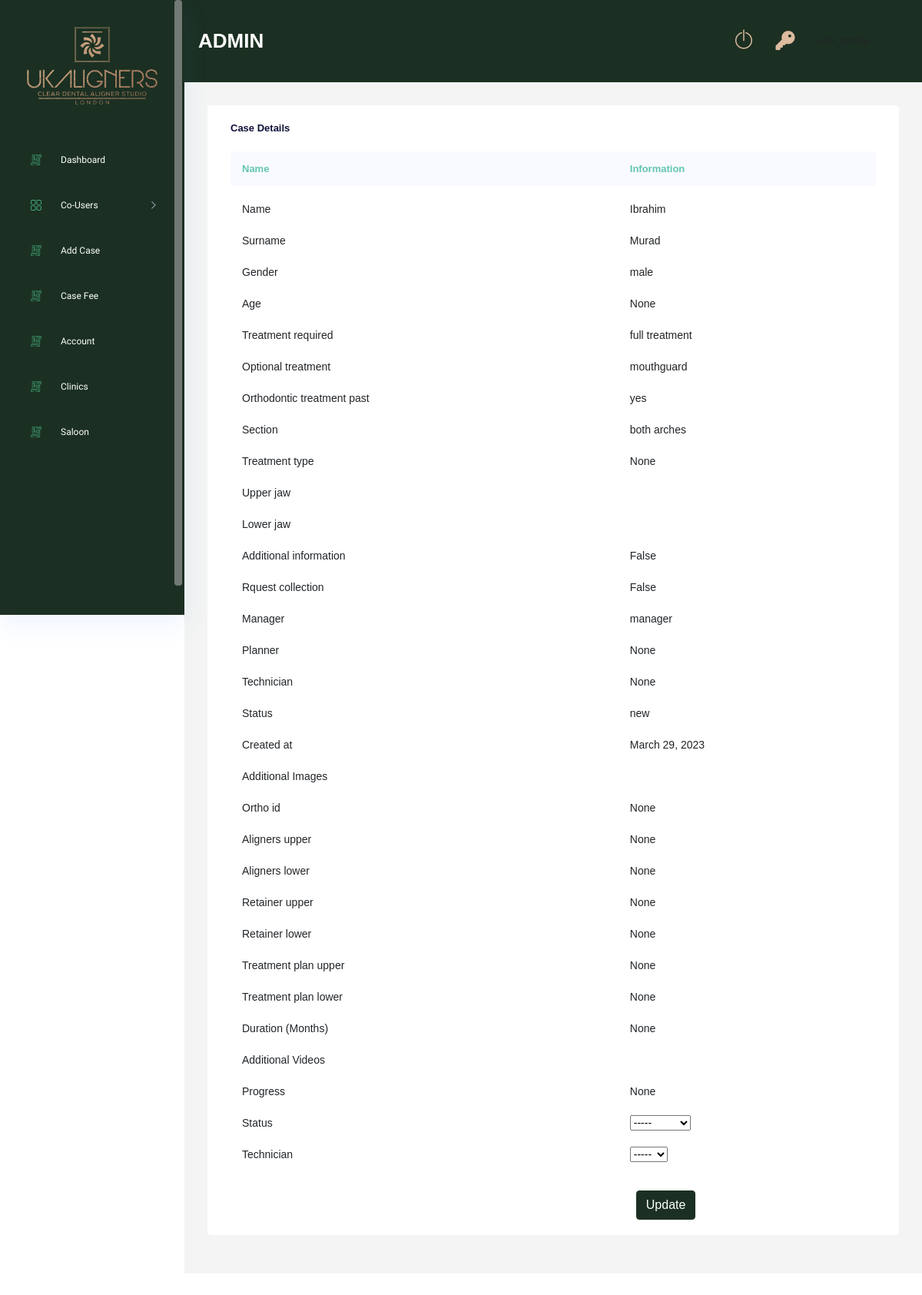
/case-accepted/1/ (signed in), run on an earlier commit of the app's database.
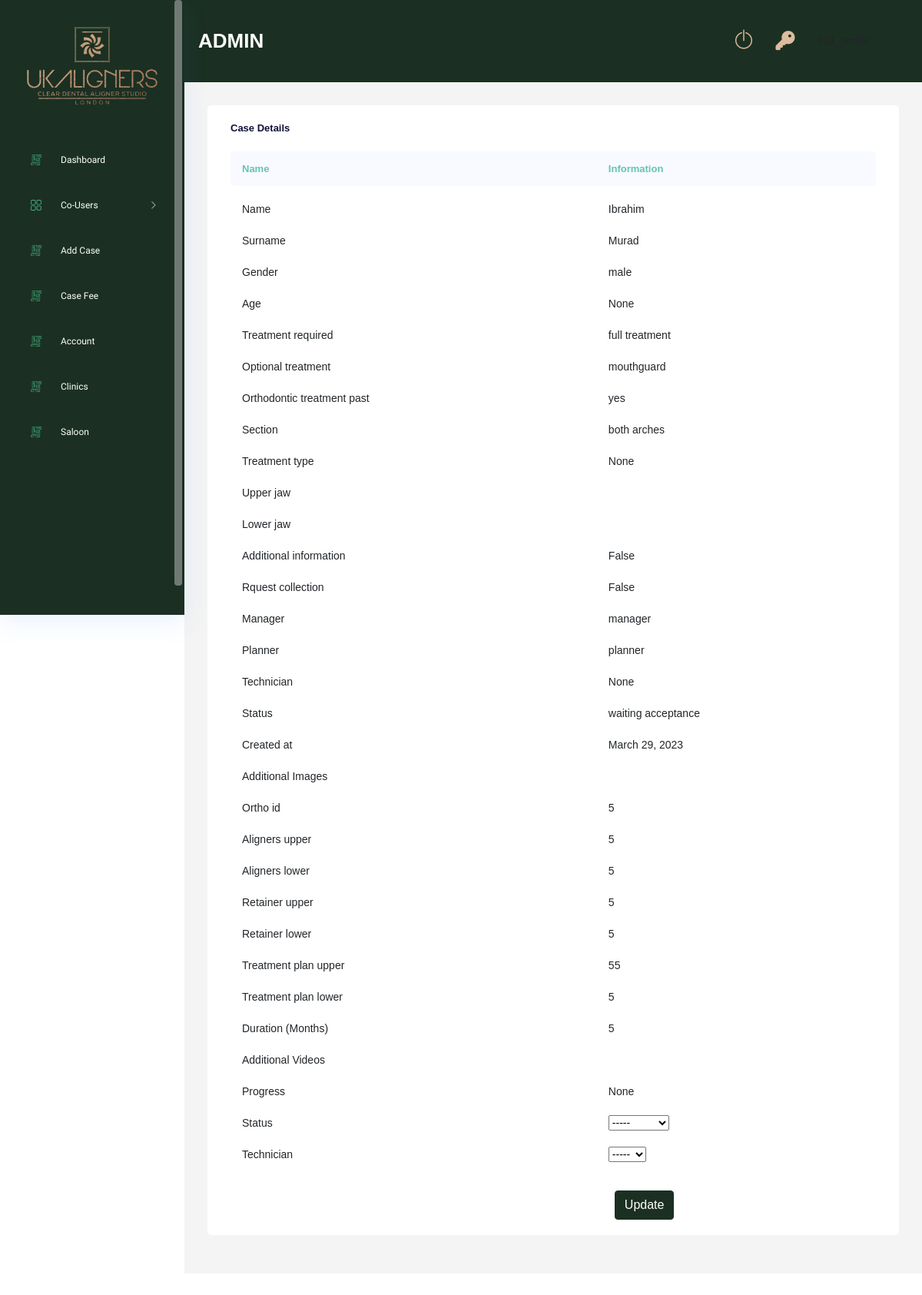
And on a later commit of the database.
### Case/models.py (models this page shows, shortened)
class Case(models.Model):
    GENDER_CHOICES = (
        ("male","male"),
        ("female","female"),
        ("other","other")
        )
    ORTHODONTIC_CHOICES = (
        ("yes","yes"),
        ("no","no")
        )
    TREATMENT_REQUIRED_CHOICES = (
        ("full treatment","full treatment"),
        ("continuation","continuation"),
        ("refinement","refinement"),
        ("retainer","retainer")
    )
    OPTIONAL_TREATMENT = (
        ("replacement","replacement"),
        ("mouthguard","mouthguard"),
        ("smile design","smile design")
    )
    SECTION_CHOICES = (
        ("both arches","both arches"),
        ("upper only","upper only"),
        ("lower only","lower only")
    )
    TREATMENT_CHOICES = (
        ("essential","essential"),
        ("advance","advance"),
        ("comprehensive","comprehensive")
    )
    clinic                          = models.ForeignKey(Clinic, on_delete=models.DO_NOTHING,null=True,blank=True)
    dentist                         = models.ForeignKey(Dentist, on_delete=models.DO_NOTHING, null=True, blank=True)
    saloon_owner                    = models.ForeignKey(Saloon_owner, on_delete=models.DO_NOTHING, null=True, blank=True)
    saloon                          = models.ForeignKey(Saloon, on_delete=models.DO_NOTHING, null=True, blank=True)
    name                            = models.CharField(max_length=250)
    surname                         = models.CharField(max_length=250,null=True, blank=True)
    gender                          = models.CharField(max_length=50,choices=GENDER_CHOICES)
    age                             = models.IntegerField(null=True, blank=True)
    treatment_required              = models.CharField(max_length=100,choices=TREATMENT_REQUIRED_CHOICES)
    optional_treatment              = models.CharField(max_length=100,choices=OPTIONAL_TREATMENT, null=True, blank=True)
    orthodontic_treatment_past      = models.CharField(max_length=10,null=True, blank=True, choices=ORTHODONTIC_CHOICES)
    section                         = models.CharField(max_length=250,null=True, blank=True, choices=SECTION_CHOICES)
    treatment_type                  = models.CharField(max_length=250,null=True, blank=True, choices=TREATMENT_CHOICES)
    upper_jaw                       = models.FileField(upload_to="upper_jaws",null=True, blank=True)
    lower_jaw                       = models.FileField(upload_to="lower_jaws",null=True, blank=True)
    rquest_collection               = models.BooleanField(default=False)
    additional_information          = models.TextField(null=True, blank=True)
    planner                         = models.ForeignKey(Planner,on_delete=models.DO_NOTHING, null=True, blank=True)
    technician                      = models.ForeignKey(Technician,on_delete=models.DO_NOTHING, null=True, blank=True)
    status                          = models.CharField(max_length=250, default="new", null=True, blank=True)
    ortho_id                        = models.CharField(max_length=255, null=True, blank=True)
    aligners_upper                  = models.IntegerField(null=True, blank=True)
    aligners_lower                  = models.IntegerField(null=True, blank=True)
    retainer_upper                  = models.IntegerField(null=True, blank=True)
    retainer_lower                  = models.IntegerField(null=True, blank=True)
    treatment_plan_upper            = models.IntegerField(null=True, blank=True)
    treatment_plan_lower            = models.IntegerField(null=True, blank=True)
    duration                        = models.IntegerField(null=True, blank=True)
    progress                        = models.CharField(max_length=255, null=True, blank=True)
    created_at                      = models.DateField(auto_now_add=True, null=True)
    fee_cleared                     = models.BooleanField(default=False)
    totel_fee                       = models.FloatField(default=0.0,null=True,blank=True)
    manager_paid                    = models.BooleanField(default=False)
    planner_paid                    = models.BooleanField(default=False)
    technician_paid                 = models.BooleanField(default=False)
    refinement                      = models.IntegerField(default=0)
    class Meta:
        verbose_name_plural = "Cases"

### DentistRoll/models.py (models this page shows, shortened)
class Dentist(models.Model):
    user                    = models.OneToOneField(Users, on_delete=models.CASCADE)
    surname                 = models.CharField(max_length=150,null=True,blank=True)
    number                  = models.CharField(max_length=150,null=True,blank=True)
    clinic                  = models.ManyToManyField(Clinic)
    manager                 = models.ForeignKey(Manager, on_delete=models.DO_NOTHING, null=True, blank=True)
    discount                = models.IntegerField(null=True, blank=True)
    class Meta:
        verbose_name_plural = "Dentists"

### ManagerRoll/models.py (models this page shows)
class Manager(models.Model):
    user                    = models.OneToOneField(Users, on_delete=models.CASCADE)
    number                  = models.CharField(max_length=150,null=True,blank=True)
    fee                     = models.FloatField(null=True,blank=True)
    outstanding             = models.BooleanField(default=False)
    class Meta:
        verbose_name_plural = "Managers"
    def __str__(self):
        return self.user.username

### Users/models.py (models this page shows, shortened)
class Account(AbstractBaseUser):
    email 					= models.EmailField(verbose_name="email", max_length=60, unique=True)
    username 				= models.CharField(max_length=130)
    date_joined				= models.DateTimeField(verbose_name='date joined', auto_now_add=True)
    last_login				= models.DateTimeField(verbose_name='last login', auto_now=True)
    is_active				= models.BooleanField(default=True)
    is_staff				= models.BooleanField(default=False)
    is_superuser			= models.BooleanField(default=False)
    is_admin				= models.BooleanField(default=False)
    is_manager   			= models.BooleanField(default=False)
    is_planner   			= models.BooleanField(default=False)
    is_technician   		= models.BooleanField(default=False)
    is_dentist      		= models.BooleanField(default=False)
    is_salon           		= models.BooleanField(default=False)
    is_individual     		= models.BooleanField(default=False)
    is_clinic        		= models.BooleanField(default=False)
    hide_email				= models.BooleanField(default=True)
    USERNAME_FIELD = 'email'
    REQUIRED_FIELDS = ['username']
    objects = MyAccountManager()

### PlannerRoll/models.py (models this page shows)
class Planner(models.Model):
    user                    = models.OneToOneField(Users, on_delete=models.CASCADE)
    number                  = models.CharField(max_length=150,null=True,blank=True)
    fee                     = models.FloatField(null=True,blank=True)
    outstanding             = models.BooleanField(default=False)
    class Meta:
        verbose_name_plural = "Planners"
    def __str__(self):
        return self.user.username

### AdminRoll/views.py (the view, shortened to what this page needs)
# urls.py: path('case-accepted/<int:id>/', views.case_accepted, name="case_accepted"),
@login_required(login_url='login')
def case_accepted(request,id):
    if request.user.is_admin:
        case_obj = Case.objects.get(id=id)
        additional_images_obj = Case_additional_images.objects.filter(case=case_obj)
        additional_videos_obj = Case_additional_videos.objects.filter(case=case_obj)
        technician_obj = Technician.objects.all()
        context = {
            'case_obj':case_obj,
            'additional_images_obj':additional_images_obj,
            'additional_videos_obj':additional_videos_obj,
            'technician_obj':technician_obj
        }
        return render(request,'adminRoll/case_accepted.html',context)
    else:
        return redirect('login')

### AdminRoll/templates/adminRoll/case_accepted.html (shortened to what the changed rows need)
{% extends 'base.html' %}
{% load static %}
{% block content %}
<div class="main_content_iner ">
    <div class="container-fluid p-0">
        <div class="row justify-content-center">
            <div class="col-lg-12">
                <div class="white_card card_height_100 mb_30">
                    <div class="white_card">
                        <div class="QA_section plr_30">
                            <div class="QA_table mb_30">
                                <table class="table ">
                                    <thead>
                                        <tr>
                                            <th scope="col">Name</th>
                                            <th scope="col">Information</th>
                                        </tr>
                                    </thead>
                                    <tbody>
                                        <tr>
                                            <td>Name</td>
                                            <td>{{case_obj.name}}</td>
                                        </tr>
                                        <tr>
                                            <td>Surname</td>
                                            <td>{{case_obj.surname}}</td>
                                        </tr>
                                        <tr>
                                            <td>Gender</td>
                                            <td>{{case_obj.gender}}</td>
                                        </tr>
                                        <tr>
                                            <td>Age</td>
                                            <td>{{case_obj.age}}</td>
                                        </tr>
                                        <tr>
                                            <td>Treatment required</td>
                                            <td>{{case_obj.treatment_required}}</td>
                                        </tr>
                                        <tr>
                                            <td>Optional treatment</td>
                                            <td>{{case_obj.optional_treatment}}</td>
                                        </tr>
                                        <tr>
                                            <td>Orthodontic treatment past</td>
                                            <td>{{case_obj.orthodontic_treatment_past}}</td>
                                        </tr>
                                        <tr>
                                            <td>Section</td>
                                            <td>{{case_obj.section}}</td>
                                        </tr>
                                        <tr>
                                            <td>Treatment type</td>
                                            <td>{{case_obj.treatment_type}}</td>
                                        </tr>
                                        <tr>
                                            <td>Additional information</td>
                                            <td>{{case_obj.rquest_collection}}</td>
                                        </tr>
                                        <tr>
                                            <td>Rquest collection</td>
                                            <td>{{case_obj.rquest_collection}}</td>
                                        </tr>
                                        <tr>
                                            <td>Manager</td>
                                            {% if case_obj.dentist %}
                                                <td>{{case_obj.dentist.manager}}</td>
                                            {% else %}
                                                <td>{{case_obj.saloon_owner.manager}}</td>
                                            {% endif %}
                                        </tr>
                                        <tr>
                                            <td>Planner</td>
                                            <td>{{case_obj.planner}}</td>
                                        </tr>
                                        <tr>
                                            <td>Technician</td>
                                            <td>{{case_obj.technician}}</td>
                                        </tr>
                                        <tr>
                                            <td>Status</td>
                                            <td>{{case_obj.status}}</td>
                                        </tr>
                                        <tr>
                                            <td>Created at</td>
                                            <td>{{case_obj.created_at}}</td>
                                        </tr>
                                        <tr>
                                            <td>Ortho id</td>
                                            <td>{{case_obj.ortho_id}}</td>
                                        </tr>
                                        <tr>
                                            <td>Aligners upper</td>
                                            <td>{{case_obj.aligners_upper}}</td>
                                        </tr>
                                        <tr>
                                            <td>Aligners lower</td>
                                            <td>{{case_obj.aligners_lower}}</td>
                                        </tr>
                                        <tr>
                                            <td>Retainer upper</td>
                                            <td>{{case_obj.retainer_upper}}</td>
                                        </tr>
                                        <tr>
                                            <td>Retainer lower</td>
                                            <td>{{case_obj.retainer_lower}}</td>
                                        </tr>
                                        <tr>
                                            <td>Treatment plan upper</td>
                                            <td>{{case_obj.treatment_plan_upper}}</td>
                                        </tr>
                                        <tr>
                                            <td>Treatment plan lower</td>
                                            <td>{{case_obj.treatment_plan_lower}}</td>
                                        </tr>
                                        <tr>
                                            <td>Duration (Months)</td>
                                            <td>{{case_obj.duration}}</td>
                                        </tr>
                                        <tr>
                                            <td>Progress</td>
                                            <td>{{case_obj.progress}}</td>
                                        </tr>
                                    </tbody>
                                </table>
                            </div>
                        </div>
                    </div>
                </div>
            </div>
        </div>
    </div>
</div>
{% endblock %}

What changed in the data, as far as the page shows it:
changed Case "Ibrahim": planner "None" → "planner"; status "new" → "waiting acceptance"; ortho_id "None" → "5"; aligners_upper "None" → "5"; aligners_lower "None" → "5"; retainer_upper "None" → "5"; retainer_lower "None" → "5"; treatment_plan_upper "None" → "55"; treatment_plan_lower "None" → "5"; duration "None" → "5"
